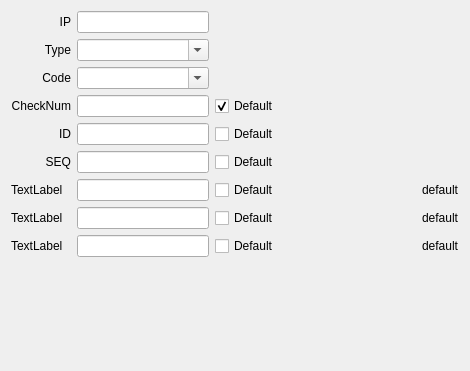
<?xml version="1.0" encoding="UTF-8"?>
<ui version="4.0">
 <class>IcmpWidgetClass</class>
 <widget class="QWidget" name="IcmpWidgetClass">
  <property name="geometry">
   <rect>
    <x>0</x>
    <y>0</y>
    <width>470</width>
    <height>371</height>
   </rect>
  </property>
  <property name="windowTitle">
   <string>IcmpWidget</string>
  </property>
  <layout class="QGridLayout" name="gridLayout">
   <item row="0" column="0">
    <widget class="QLabel" name="ip_label">
     <property name="text">
      <string>IP</string>
     </property>
     <property name="alignment">
      <set>Qt::AlignRight|Qt::AlignTrailing|Qt::AlignVCenter</set>
     </property>
    </widget>
   </item>
   <item row="1" column="0">
    <widget class="QLabel" name="label">
     <property name="text">
      <string>Type</string>
     </property>
     <property name="alignment">
      <set>Qt::AlignRight|Qt::AlignTrailing|Qt::AlignVCenter</set>
     </property>
    </widget>
   </item>
   <item row="1" column="1">
    <widget class="QComboBox" name="type_box">
     <property name="editable">
      <bool>true</bool>
     </property>
    </widget>
   </item>
   <item row="2" column="0">
    <widget class="QLabel" name="label_2">
     <property name="text">
      <string>Code</string>
     </property>
     <property name="alignment">
      <set>Qt::AlignRight|Qt::AlignTrailing|Qt::AlignVCenter</set>
     </property>
    </widget>
   </item>
   <item row="2" column="1">
    <widget class="QComboBox" name="code_box">
     <property name="editable">
      <bool>true</bool>
     </property>
    </widget>
   </item>
   <item row="3" column="0">
    <widget class="QLabel" name="label_3">
     <property name="text">
      <string>CheckNum</string>
     </property>
     <property name="alignment">
      <set>Qt::AlignRight|Qt::AlignTrailing|Qt::AlignVCenter</set>
     </property>
    </widget>
   </item>
   <item row="3" column="1">
    <widget class="QLineEdit" name="checknum_edit"/>
   </item>
   <item row="4" column="0">
    <widget class="QLabel" name="id_label">
     <property name="text">
      <string>ID</string>
     </property>
     <property name="alignment">
      <set>Qt::AlignRight|Qt::AlignTrailing|Qt::AlignVCenter</set>
     </property>
    </widget>
   </item>
   <item row="4" column="1">
    <widget class="QLineEdit" name="id_edit"/>
   </item>
   <item row="5" column="0">
    <widget class="QLabel" name="seq_lable">
     <property name="text">
      <string>SEQ</string>
     </property>
     <property name="alignment">
      <set>Qt::AlignRight|Qt::AlignTrailing|Qt::AlignVCenter</set>
     </property>
    </widget>
   </item>
   <item row="5" column="1">
    <widget class="QLineEdit" name="seq_edit"/>
   </item>
   <item row="5" column="2">
    <widget class="QCheckBox" name="seq_checkbox">
     <property name="text">
      <string>Default</string>
     </property>
    </widget>
   </item>
   <item row="6" column="0">
    <widget class="QLabel" name="more_label1">
     <property name="text">
      <string>TextLabel</string>
     </property>
    </widget>
   </item>
   <item row="6" column="1">
    <widget class="QLineEdit" name="more_edit1"/>
   </item>
   <item row="6" column="4">
    <widget class="QLabel" name="tip_lable1">
     <property name="text">
      <string>default</string>
     </property>
    </widget>
   </item>
   <item row="7" column="0">
    <widget class="QLabel" name="more_label2">
     <property name="text">
      <string>TextLabel</string>
     </property>
    </widget>
   </item>
   <item row="7" column="1">
    <widget class="QLineEdit" name="more_edit2"/>
   </item>
   <item row="7" column="4">
    <widget class="QLabel" name="tip_lable2">
     <property name="text">
      <string>default</string>
     </property>
    </widget>
   </item>
   <item row="8" column="0">
    <widget class="QLabel" name="more_label3">
     <property name="text">
      <string>TextLabel</string>
     </property>
    </widget>
   </item>
   <item row="8" column="1">
    <widget class="QLineEdit" name="more_edit3"/>
   </item>
   <item row="8" column="4">
    <widget class="QLabel" name="tip_lable3">
     <property name="text">
      <string>default</string>
     </property>
    </widget>
   </item>
   <item row="10" column="0" colspan="4">
    <spacer name="vertical_spacer">
     <property name="orientation">
      <enum>Qt::Vertical</enum>
     </property>
     <property name="sizeHint" stdset="0">
      <size>
       <width>20</width>
       <height>40</height>
      </size>
     </property>
    </spacer>
   </item>
   <item row="0" column="1">
    <widget class="QLineEdit" name="ip_edit"/>
   </item>
   <item row="3" column="2">
    <widget class="QCheckBox" name="checkbox">
     <property name="text">
      <string>Default</string>
     </property>
     <property name="checked">
      <bool>true</bool>
     </property>
    </widget>
   </item>
   <item row="4" column="2">
    <widget class="QCheckBox" name="id_checkbox">
     <property name="text">
      <string>Default</string>
     </property>
    </widget>
   </item>
   <item row="6" column="2">
    <widget class="QCheckBox" name="more_checkbox1">
     <property name="text">
      <string>Default</string>
     </property>
    </widget>
   </item>
   <item row="7" column="2">
    <widget class="QCheckBox" name="more_checkbox2">
     <property name="text">
      <string>Default</string>
     </property>
    </widget>
   </item>
   <item row="8" column="2">
    <widget class="QCheckBox" name="more_checkbox3">
     <property name="text">
      <string>Default</string>
     </property>
    </widget>
   </item>
   <item row="6" column="3">
    <spacer name="horizontal_spacer_4">
     <property name="orientation">
      <enum>Qt::Horizontal</enum>
     </property>
     <property name="sizeHint" stdset="0">
      <size>
       <width>40</width>
       <height>20</height>
      </size>
     </property>
    </spacer>
   </item>
   <item row="7" column="3">
    <spacer name="horizontal_spacer_5">
     <property name="orientation">
      <enum>Qt::Horizontal</enum>
     </property>
     <property name="sizeHint" stdset="0">
      <size>
       <width>40</width>
       <height>20</height>
      </size>
     </property>
    </spacer>
   </item>
   <item row="8" column="3">
    <spacer name="horizontal_spacer_6">
     <property name="orientation">
      <enum>Qt::Horizontal</enum>
     </property>
     <property name="sizeHint" stdset="0">
      <size>
       <width>40</width>
       <height>20</height>
      </size>
     </property>
    </spacer>
   </item>
   <item row="2" column="2" colspan="2">
    <spacer name="horizontal_spacer_2">
     <property name="orientation">
      <enum>Qt::Horizontal</enum>
     </property>
     <property name="sizeHint" stdset="0">
      <size>
       <width>40</width>
       <height>20</height>
      </size>
     </property>
    </spacer>
   </item>
   <item row="0" column="2" colspan="2">
    <spacer name="horizontal_spacer">
     <property name="orientation">
      <enum>Qt::Horizontal</enum>
     </property>
     <property name="sizeHint" stdset="0">
      <size>
       <width>40</width>
       <height>20</height>
      </size>
     </property>
    </spacer>
   </item>
   <item row="3" column="3">
    <spacer name="horizontal_spacer_3">
     <property name="orientation">
      <enum>Qt::Horizontal</enum>
     </property>
     <property name="sizeHint" stdset="0">
      <size>
       <width>40</width>
       <height>20</height>
      </size>
     </property>
    </spacer>
   </item>
   <item row="1" column="2" colspan="2">
    <spacer name="horizontal_spacer_7">
     <property name="orientation">
      <enum>Qt::Horizontal</enum>
     </property>
     <property name="sizeHint" stdset="0">
      <size>
       <width>40</width>
       <height>20</height>
      </size>
     </property>
    </spacer>
   </item>
   <item row="4" column="3">
    <spacer name="horizontal_spacer_8">
     <property name="orientation">
      <enum>Qt::Horizontal</enum>
     </property>
     <property name="sizeHint" stdset="0">
      <size>
       <width>40</width>
       <height>20</height>
      </size>
     </property>
    </spacer>
   </item>
   <item row="5" column="3">
    <spacer name="horizontal_spacer_9">
     <property name="orientation">
      <enum>Qt::Horizontal</enum>
     </property>
     <property name="sizeHint" stdset="0">
      <size>
       <width>40</width>
       <height>20</height>
      </size>
     </property>
    </spacer>
   </item>
   <item row="11" column="0" colspan="4">
    <layout class="QHBoxLayout" name="send_layout"/>
   </item>
  </layout>
 </widget>
 <layoutdefault spacing="6" margin="11"/>
 <resources/>
 <connections/>
</ui>
